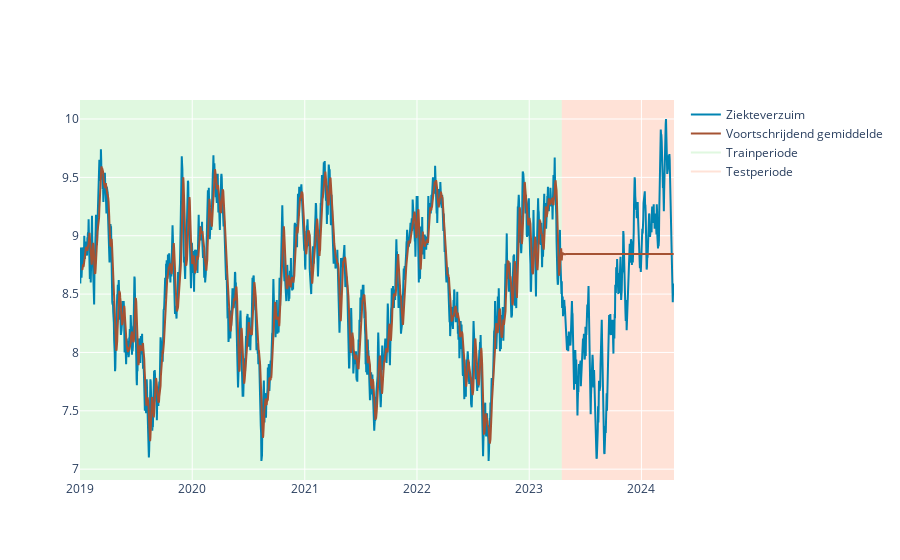

Notebook code for this chart:
### Markdown cell above
# 2. Modellen

Nu je het onderwerp gekozen hebt, kunnen we een aantal modellen gaan toepassen. 

Een voorspelling is een schatting voor de toekomst. Hoe meer historische, proces en causale informatie, hoe beter een algoritme te bouwen is voor een voorspelling. Om in deze workshop niet te verzanden in verklarende data en complexe algoritmes, hebben we gekozen voor twee ('eenvoudige') modellen:
* Het voortschrijdend gemiddelde
* Lineaire regressie


#### *Het voortschrijdend gemiddelde*
Een ander eenvoudig model om toe te passen is het voortschrijdend gemiddelde. Ook hierbij maak je enkel gebruik van de historische waarden. De formule luidt:

$$
\text{Voortschrijdend gemiddelde} = \frac{\left( a_{n-k+1} + a_{n-k+2} + ... +a_{n}\right)}{k} = \frac{1}{k} \sum_{i=n-k+1}^n a_i
$$

Hierbij is 'a' de historische waarde, 'n' geeft de volgorde van de historische waarde aan en k het aantal voorgaande waarden. Het voortschrijdend gemiddelde is het gemiddelde van de laatste *k* waarden. 

**Opgave 2.1.** Stel het voortschrijdend gemiddelde wordt bepaald op basis van de 4 voorgaande waarden. Hoe zien de eerste 2 getallen (a en b) eruit na deze reeks:

*9, 15, 12, 8, 12, a, b*

a = ...

b = ...


<!-- a = (16 + 12 + 8 + 12) / 4 = 12

b = (12 + 8 + 12 + 12) / 4 = 11 -->


Laten we het voortschrijdend gemiddelde toepassen voor het onderwerp wat jullie gekozen hebben.

### Code cell
voortschrijdend_gemiddelde = pas_voortschrijdend_gemiddelde_toe(data=data, onderwerp=onderwerp)

### Figure 1 — Plotly figure (JSON) as saved in the notebook; plotly's stock layout.template omitted (floating-point values rounded to 4 significant figures; data arrays with more than 128 entries replaced by an {"elided": "..."} marker saying what was removed)
{"data": [{"line": {"color": "#0084B2"}, "mode": "lines", "name": "Ziekteverzuim", "type": "scatter", "x": {"elided": "1932 str values"}, "y": {"elided": "1932 float values"}}, {"line": {"color": "#a55233"}, "mode": "lines", "name": "Voortschrijdend gemiddelde", "type": "scatter", "x": {"elided": "1932 str values"}, "y": {"elided": "1932 float values"}}, {"line": {"color": "limegreen"}, "mode": "lines", "name": "Trainperiode", "opacity": 0.15, "type": "scatter", "x": [null], "y": [null]}, {"line": {"color": "LightSalmon"}, "mode": "lines", "name": "Testperiode", "opacity": 0.3, "type": "scatter", "x": [null], "y": [null]}], "layout": {"paper_bgcolor": "white", "plot_bgcolor": "white", "shapes": [{"fillcolor": "limegreen", "layer": "below", "line": {"width": 0}, "opacity": 0.15, "type": "rect", "x0": "2019-01-01", "x1": "2023-04-17", "xref": "x", "y0": 0, "y1": 1, "yref": "paper"}, {"fillcolor": "LightSalmon", "layer": "below", "line": {"width": 0}, "opacity": 0.3, "type": "rect", "x0": "2023-04-17", "x1": "2024-04-16", "xref": "x", "y0": 0, "y1": 1, "yref": "paper"}]}}
